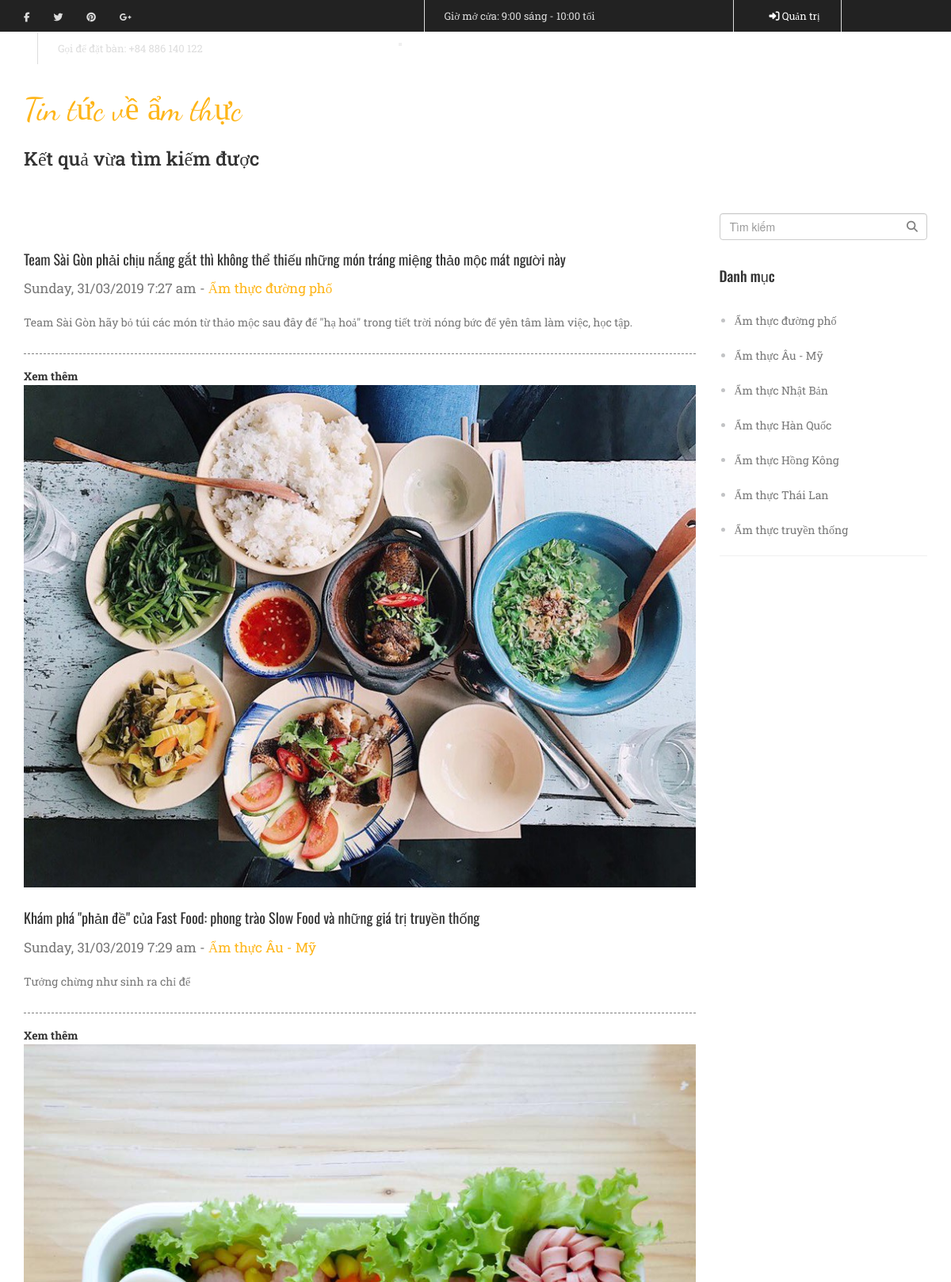
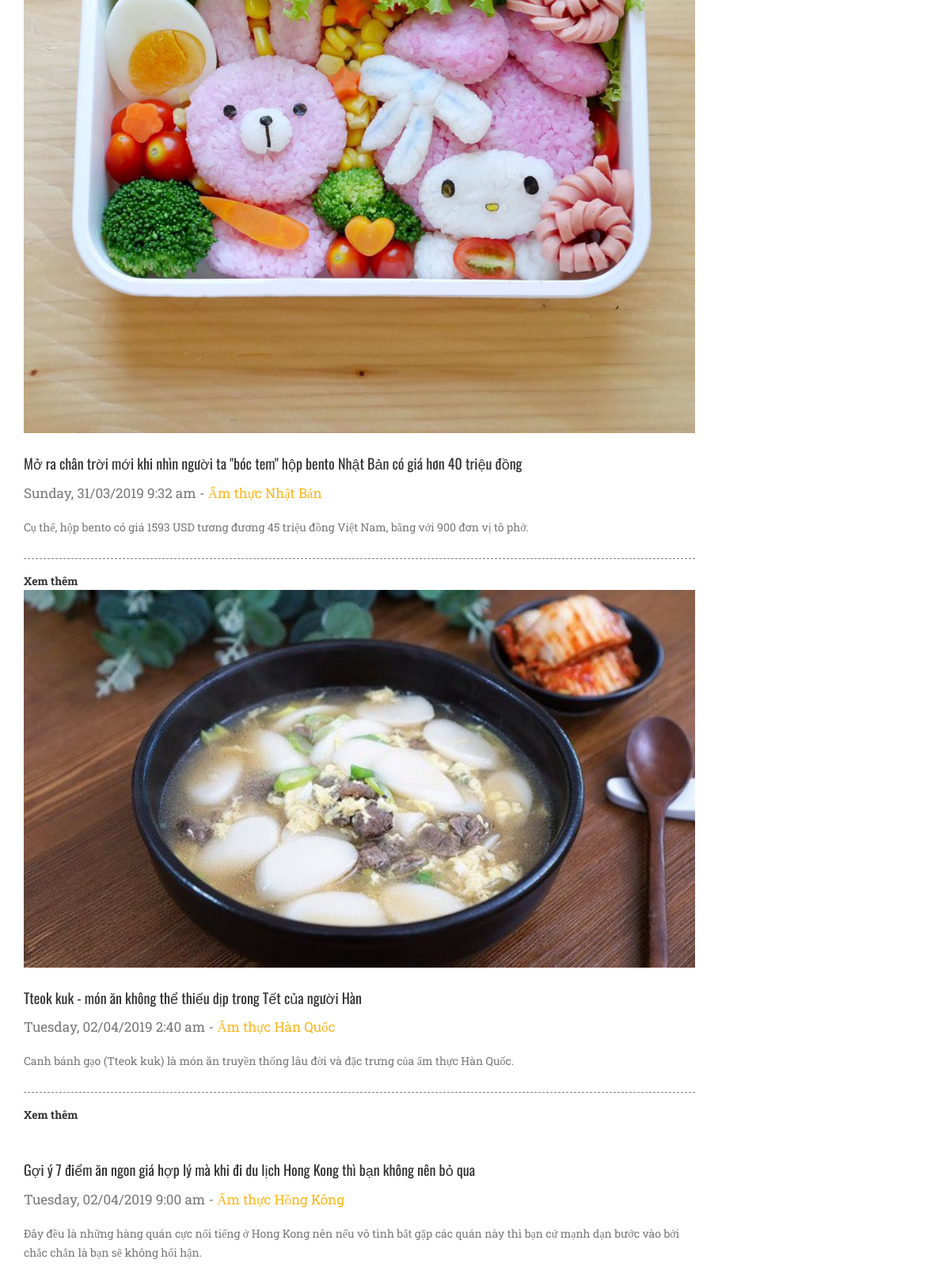
The page /index.php/newspage/searchTitle (upper part) on the database its author committed (2 pictures, top to bottom).
### tables this page shows
CREATE TABLE `categories_news` (
  `id` int(11) NOT NULL,
  `name_catenews` varchar(255) NOT NULL
);

CREATE TABLE `news` (
  `id` int(11) NOT NULL,
  `title` varchar(255) NOT NULL,
  `id_catenews` int(11) NOT NULL,
  `content_news` text NOT NULL,
  `date_created` double NOT NULL,
  `image_news` text NOT NULL,
  `quote` text NOT NULL
);

### application/controllers/Newspage.php (called while the page is built, shortened)
<?php if ( ! defined('BASEPATH')) exit('No direct script access allowed');
class Newspage extends CI_Controller {
	public function __construct()
	{
		$this->load->model('news_model');
	}
	public function searchTitle()
	{
		$title = $this->input->post('searchtitle');
		$search = $this->news_model->searchByTitle($title);
		$danhmuc = $this->news_model->getDataCateNews();
		$dulieu = array(
			'ketquasearch' => $search,
			'danhmuc' => $danhmuc
		);
		$this->load->view('searchnews', $dulieu, FALSE);
	}
}

### index.php (called while the page is built, shortened)
<?php
require_once BASEPATH.'core/CodeIgniter.php';

### application/models/news_model.php (called while the page is built, shortened)
<?php if ( ! defined('BASEPATH')) exit('No direct script access allowed');
class news_model extends CI_Model {
	public function getDataCateNews()
	{
		$this->db->select('*');
		$dl = $this->db->get('categories_news');
		$dl = $dl->result_array();
		return $dl;
	}
	public function searchByTitle($title)
	{
		$this->db->select('*');
		$this->db->join('news', 'news.id_catenews = categories_news.id', 'left');
		$this->db->like('news.title', $title);
		$ketqua = $this->db->get('categories_news');
		$ketqua = $ketqua->result_array();
		return $ketqua;
	}
}

### application/views/searchnews.php (the view, shortened to what this page needs)
<!DOCTYPE html>
<html lang="en">
<head>
	<link rel="stylesheet" href="<?php echo base_url() ?>vendor/bootstrap.css">
	<link rel="stylesheet" href="<?php echo base_url() ?>vendor/font-awesome.css">
 	<link rel="stylesheet" href="<?php echo base_url() ?>1.css">
</head>
<?php include 'header_home.php'; ?>
	<div class="tieudenews">
		<div class="container">
	 		<div class="row">
	 			<div class="col-sm-12 text-xs-center wow flipInY" data-wow-delay="0s">
					<div class="tdtintuchome">
						<span class="fontdancing">Tin tức về ẩm thực</span>
						<h2 class="fontroboto">Kết quả vừa tìm kiếm được</h2>
					</div>
				</div>
	 		</div>
	 	</div>
	</div>
	<section class="noidungtin">
		<div class="container">
			<div class="row">
				<div class="col-sm-9">
					<?php if ($ketquasearch != null ) { ?>
						<?php foreach ($ketquasearch as $value) { ?>
					<div class="mottinchuan mb-3 wow fadeInUp">
						<a href="<?php echo base_url() ?>newspage/newsDetail/<?= $value['id'] ?>"><img src="<?= $value['image_news'] ?>" alt=""></a>
						<a href="<?php echo base_url() ?>newspage/newsDetail/<?= $value['id'] ?>" class="tieudetin1 fontoswald"><?= $value['title'] ?></a>
						<div class="ngaythang1"><?= date('l, d/m/Y  G:i a',$value['date_created']) ?> - <span class="vang"> <?= $value['name_catenews'] ?></span></div>
						<p class="fontroboto"><?= $value['quote'] ?></p>
						<div class="docthem mb-2">
							<a href="<?php echo base_url() ?>newspage/newsDetail/<?= $value['id'] ?>" class="rm fontroboto">Xem thêm</a>
						</div>
					</div>
						<?php } ?>
					<?php } else { ?>
						<p>Không tìm thấy kết quả.</p>
					<?php } ?>
				</div>
				<div class="col-sm-3">
					<div class="phansearch  wow fadeInUp">
						<form action="<?php echo base_url() ?>newspage/searchTitle" method="POST" class="form-block">
							<input type="text" class="form-control phansearchct" name="searchtitle" placeholder="Tìm kiếm">
							<button type="submit" class="iconsearch"><i class="fa fa-search"></i></button>
						</form>
					</div>
					<div class="khoilistlink my-2  wow fadeInUp">
						<h3 class="fontoswald">Danh mục</h3>
						<ul class="fontroboto">
							<?php foreach ($danhmuc as $ds): ?>
							<li><a href="<?php echo base_url() ?>newspage/LoadNewsByCate/<?= $ds['id'] ?>"><?= $ds['name_catenews'] ?></a></li>
							<?php endforeach ?>
						</ul>
					</div>
				</div>
			</div>
		</div>
	</section>
</body>
</html>

### 1.css (style rules this page uses)
.fontroboto { font-family: 'Roboto Slab', serif; }
.mottinchuan p.fontroboto { font-size: 14px; line-height: 24px; color: #777777; }
.fontoswald { font-family: 'Oswald', sans-serif; }
.fontdancing { font-family: 'Dancing Script', cursive; }
a.rm.fontroboto { text-decoration: none; color: #333333; font-size: 14px; font-weight: bold; }
.docthem { height: 40px; border-top: 1px dashed gray; padding-top: 17px; margin-top: 27px; color: #777777; font-size: 14px; }
.ngaythang1 { font-size: 17px; line-height: 24px; display: inline-block; font-family: "Roboto Slab", serif; padding-bottom: 19px; color: #777777; }
a.tieudetin1.fontoswald { color: #333333; font-size: 18px; padding: 26px 0 12px 0; display: block; }
.tdtintuchome h2 { font-size: 24px; color: #333333; margin-bottom: 55px; }
.tdtintuchome .fontdancing { font-size: 40px; color: #feb518; }
.mottinchuan img { width: 100%; }
span.vang { color: #feb518; }
* { margin: 0; padding: 0; }
.khoilistlink.my-2 { border-bottom: 1px solid #f0f0f0; }
.khoilistlink ul.fontroboto { color: #c2c3c5;margin-left: 19px; }
.khoilistlink ul li a { color: #777777; line-height: 44px; font-size: 14px; }
.khoilistlink h3.fontoswald { font-size: 18px; line-height: 50px; color: #333333; }
button.iconsearch { position: absolute; top: 6px; right: 12px; background: none; border: none; color: #7f7f7f; cursor: pointer; }
.phansearch { position: relative; }

### rows shown on the page
categories_news: news.title "Team Sài Gòn phải chịu nắng gắt thì không thể thiếu những món tráng miệng thảo mộc mát người này", news.date_created "Sunday, 31/03/2019 7:27 am", name_catenews "Ẩm thực đường phố", news.quote "Team Sài Gòn hãy bỏ túi các món từ thảo mộc sau đây để \"hạ hoả\" trong tiết trời nóng bức để yên tâm làm việc, học tập."
categories_news: news.image_news (picture), news.title "Khám phá \"phản đề\" của Fast Food: phong trào Slow Food và những giá trị truyền thống", news.date_created "Sunday, 31/03/2019 7:29 am", name_catenews "Ẩm thực Âu - Mỹ", news.quote "Tưởng chừng như sinh ra chỉ để"
categories_news: news.image_news (picture), news.title "Mở ra chân trời mới khi nhìn người ta \"bóc tem\" hộp bento Nhật Bản có giá hơn 40 triệu đồng", news.date_created "Sunday, 31/03/2019 9:32 am", name_catenews "Ẩm thực Nhật Bản", news.quote "Cụ thể, hộp bento có giá 1593 USD tương đương 45 triệu đồng Việt Nam, bằng với 900 đơn vị tô phở."
categories_news: news.image_news (picture), news.title "Tteok kuk - món ăn không thể thiếu dịp trong Tết của người Hàn", news.date_created "Tuesday, 02/04/2019 2:40 am", name_catenews "Ẩm thực Hàn Quốc", news.quote "Canh bánh gạo (Tteok kuk) là món ăn truyền thống lâu đời và đặc trưng của ẩm thực Hàn Quốc."
categories_news: news.title "Gợi ý 7 điểm ăn ngon giá hợp lý mà khi đi du lịch Hong Kong thì bạn không nên bỏ qua", news.date_created "Tuesday, 02/04/2019 9:00 am", name_catenews "Ẩm thực Hồng Kông", news.quote "Đây đều là những hàng quán cực nổi tiếng ở Hong Kong nên nếu vô tình bắt gặp các quán này thì bạn cứ mạnh dạn bước vào bởi chắc chắn là bạn sẽ không hối hận."
categories_news: name_catenews "Ẩm thực Thái Lan"
categories_news: name_catenews "Ẩm thực truyền thống"
